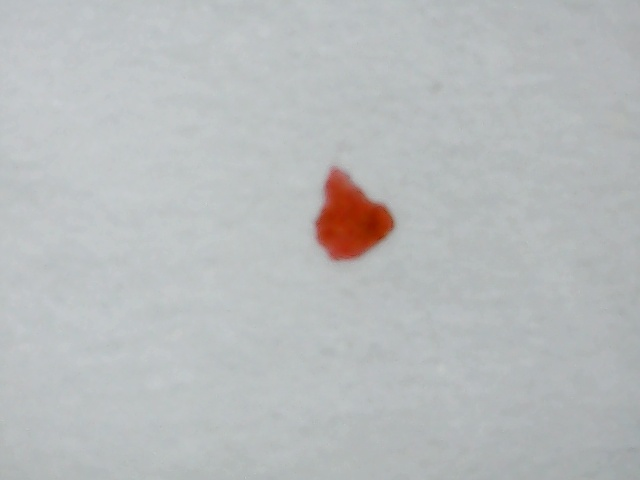
#> input picture MicroCleaningVision/test_cam1.jpg, 640 x 480 px, given as the content of the folder ./data/raw_images/public, which was not available
$ python p1_baseline.py
#> lines starting #> are read from the running program, lines starting #| are printed output that depends on the picture; after the words box and inside, x2 and y2 are one past the last pixel; in counts of white or black regions, pixels touching at a corner belong together; pictures that were not available may be replaced by others from this repository, and a replacement may not be noted
import cv2
import numpy as np
import os
import glob

img_dir = "./data/raw_images/public/"
img_paths = sorted(glob.glob(os.path.join(img_dir, "*.jpg")))


def detect_stains(v, H, W, kernel):
    """Otsu主检测 + 自适应阈值兜底"""
    EDGE_MARGIN = 3
    MIN_AREA = 15
    MAX_AREA_RATIO = 0.05
    max_area = H * W * MAX_AREA_RATIO

    def filter_contours(mask, min_area=MIN_AREA):
        contours, _ = cv2.findContours(mask, cv2.RETR_EXTERNAL, cv2.CHAIN_APPROX_SIMPLE)
        results = []
        for cnt in contours:
            area = cv2.contourArea(cnt)
            if area < min_area or area > max_area:
                continue
            x, y, w, h = cv2.boundingRect(cnt)
            if x < EDGE_MARGIN or y < EDGE_MARGIN or x + w > W - EDGE_MARGIN or y + h > H - EDGE_MARGIN:
                continue
            results.append((x, y, w, h, round(area, 1)))
        return results

    # --- 主方法：高斯模糊 + Otsu + 形态学 ---
    v_blur = cv2.GaussianBlur(v, (5, 5), 0)
    _, mask = cv2.threshold(v_blur, 0, 255, cv2.THRESH_BINARY_INV + cv2.THRESH_OTSU)
    mask = cv2.morphologyEx(mask, cv2.MORPH_OPEN, kernel, iterations=1)
    mask = cv2.morphologyEx(mask, cv2.MORPH_CLOSE, kernel, iterations=1)
    stains = filter_contours(mask)

    # --- 兜底方法：Otsu检出0时，切换自适应阈值 ---
    if len(stains) == 0:
        mask2 = cv2.adaptiveThreshold(
            v, 255, cv2.ADAPTIVE_THRESH_GAUSSIAN_C, cv2.THRESH_BINARY_INV, 31, 5)
        mask2 = cv2.morphologyEx(mask2, cv2.MORPH_OPEN, kernel, iterations=1)
        mask2 = cv2.morphologyEx(mask2, cv2.MORPH_CLOSE, kernel, iterations=1)
        stains = filter_contours(mask2, min_area=50)

    return stains


if not img_paths:
    print("未找到图片，检查运行目录！")
else:
    os.makedirs("./results", exist_ok=True)
    os.makedirs("./results/report/", exist_ok=True)
    kernel = cv2.getStructuringElement(cv2.MORPH_ELLIPSE, (5, 5))

    for img_path in img_paths:
        img_name = os.path.basename(img_path)
        img = cv2.imread(img_path)
#> img is the input picture: shape (480, 640, 3); mean B, G, R 188.2, 187.4, 184.4
        if img is None:
            print(f"[{img_name}] 图片读取失败")
            continue

        H, W = img.shape[:2]
#> H = 480; W = 640
        hsv = cv2.cvtColor(img, cv2.COLOR_BGR2HSV)
#> hsv: shape (480, 640, 3); mean H, S, V 93.9, 11, 190.2
        v = hsv[:, :, 2]

        stains = detect_stains(v, H, W, kernel)
#> in detect_stains, `_, mask = cv2.threshold(v_blur, 0, 255, cv2.THRESH_BINARY_INV + cv2.TH..`:
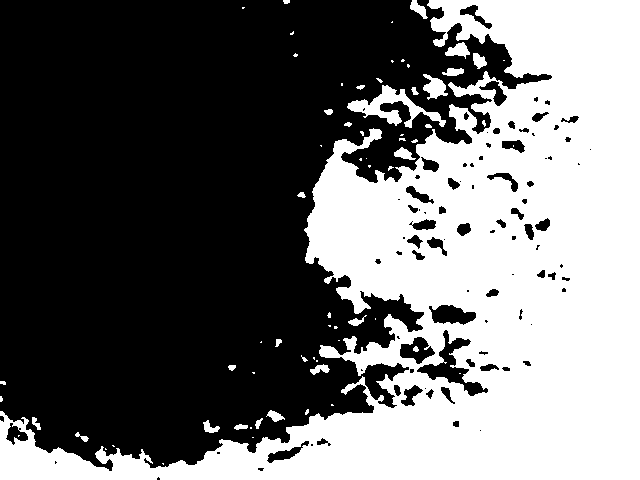
#> mask: shape (480, 640); 42.5% white; 68 white regions (40 under 20 px), largest, box (x1, y1, x2, y2) and area: (0, 0, 640, 480) 126703, (347, 85, 446, 128) 1371, (423, 74, 448, 100) 358
#> in detect_stains, `mask = cv2.morphologyEx(mask, cv2.MORPH_OPEN, kernel, iterations=1)`:
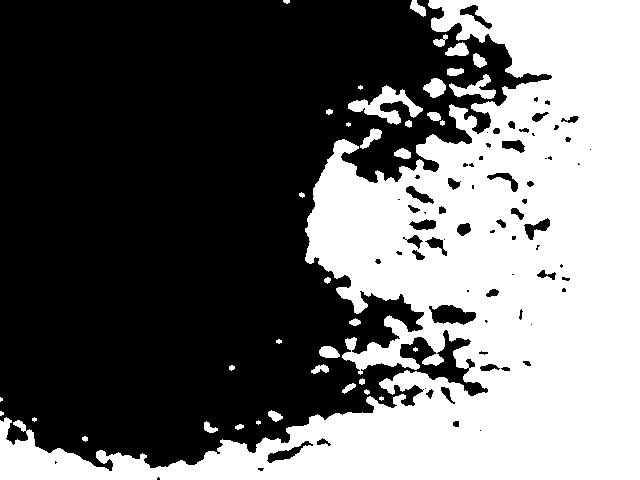
#> mask: shape (480, 640); 41.9% white; 38 white regions (8 under 20 px), largest, box (x1, y1, x2, y2) and area: (0, 0, 640, 480) 124606, (348, 85, 423, 125) 1112, (449, 74, 496, 99) 484
#> in detect_stains, `mask = cv2.morphologyEx(mask, cv2.MORPH_CLOSE, kernel, iterations=1)`:
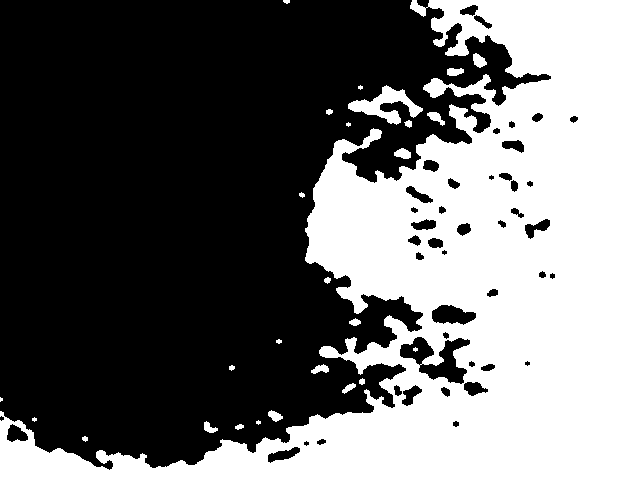
#> mask: shape (480, 640); 42.4% white; 27 white regions (6 under 20 px)
#> in filter_contours, `contours, _ = cv2.findContours(mask, cv2.RETR_EXTERNAL, cv2.CHAIN_APPR..`: contours = 26 contours, 10 with area under 20; largest, box (x1, y1, x2, y2) and area: (0, 0, 640, 480) 131690, (348, 85, 423, 125) 1034, (473, 53, 487, 68) 116, (394, 148, 411, 159) 112, (427, 112, 445, 126) 99
#> the loop in filter_contours, `for cnt in contours:` made 26 passes
#> (area, x, y, w, h) on passes 2, 3, 6, 8, 9, 11, 13, 14, 16, 18, 19, 20: (26, 235, 424, 9, 6), (74, 204, 421, 14, 12), (88.5, 268, 410, 15, 12), (58.5, 342, 383, 14, 11), (22.5, 359, 378, 6, 7), (86.5, 311, 364, 18, 10), (49, 349, 318, 12, 8), (24.5, 324, 277, 7, 7), (112, 394, 148, 17, 11), (31.5, 404, 120, 8, 8), (99, 427, 112, 18, 14), (22.5, 326, 109, 7, 6)
#> area on pass 25: 131690
#> after the loop in filter_contours, `for cnt in contours:`: results = 18 items, first 6: (82, 436, 6, 6, 17.5), (235, 424, 9, 6, 26), (204, 421, 14, 12, 74), (268, 410, 15, 12, 88.5), (342, 383, 14, 11, 58.5), (359, 378, 6, 7, 22.5)
#> in detect_stains, `stains = filter_contours(mask)`: stains has the same summary as results in filter_contours
#> stains has the same summary as results in filter_contours

        out_img = img.copy()
        for x, y, w, h, area in stains:
            cv2.rectangle(out_img, (x, y), (x + w, y + h), (0, 0, 255), 2)
#> this loop made 18 passes
#> (x, y, w, h, area) on passes 2, 3, 4, 5, 6, 8, 9, 10, 12, 13, 14, 15: (235, 424, 9, 6, 26), (204, 421, 14, 12, 74), (268, 410, 15, 12, 88.5), (342, 383, 14, 11, 58.5), (359, 378, 6, 7, 22.5), (311, 364, 18, 10, 86.5), (349, 318, 12, 8, 49), (324, 277, 7, 7, 24.5), (394, 148, 17, 11, 112), (404, 120, 8, 8, 31.5), (427, 112, 18, 14, 99), (326, 109, 7, 6, 22.5)
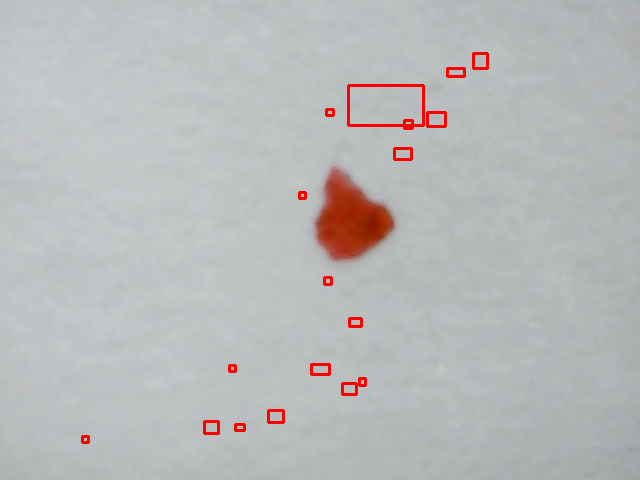
#> out_img: shape (480, 640, 3); 0.87% of pixels changed, all inside (x1, y1, x2, y2) = (81, 52, 489, 444)

        print(f"[{img_name}] 检测到污渍数量：{len(stains)}")
#| [test_cam1.jpg] 检测到污渍数量：18
        for s in stains:
            print(f"  x={s[0]} y={s[1]} w={s[2]} h={s[3]} area={s[4]}")
#> this loop made 18 passes
#|   x=82 y=436 w=6 h=6 area=17.5
#|   x=235 y=424 w=9 h=6 area=26.0
#|   x=204 y=421 w=14 h=12 area=74.0
#|   x=268 y=410 w=15 h=12 area=88.5
#|   x=342 y=383 w=14 h=11 area=58.5
#|   x=359 y=378 w=6 h=7 area=22.5
#|   x=229 y=365 w=6 h=6 area=17.5
#|   x=311 y=364 w=18 h=10 area=86.5
#> (further printed lines are left out)

        # 保存检测结果
        out_path = f"./results/result_{img_name}"
        cv2.imwrite(out_path, out_img)

        # 生成原图+检测并排对比
        target_w = 400
        scale = target_w / W
#> scale = 0.625
        target_h = int(H * scale)
#> target_h = 300
        orig_r = cv2.resize(img, (target_w, target_h))
        result_r = cv2.resize(out_img, (target_w, target_h))
        cv2.putText(orig_r, "Original", (10, 25), cv2.FONT_HERSHEY_SIMPLEX, 0.8, (0, 255, 0), 2)
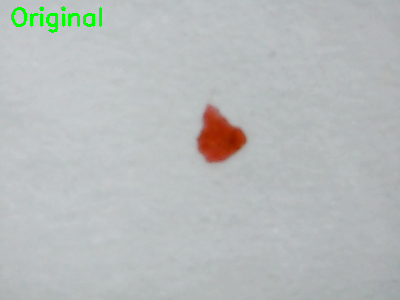
#> orig_r: shape (300, 400, 3); mean B, G, R 186.9, 187.7, 183.2
        cv2.putText(result_r, "Detected", (10, 25), cv2.FONT_HERSHEY_SIMPLEX, 0.8, (0, 0, 255), 2)
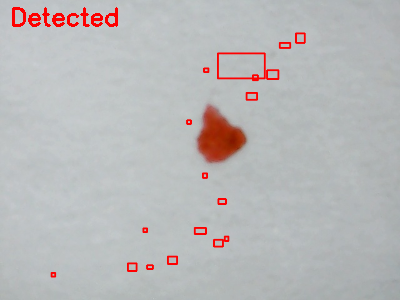
#> result_r: shape (300, 400, 3); mean B, G, R 185, 184.3, 185.4
        gap = np.full((target_h, 10, 3), 255, dtype=np.uint8)
        combined = np.hstack([orig_r, gap, result_r])
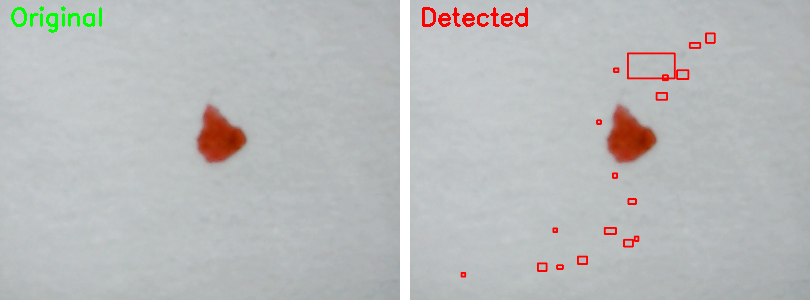
#> combined: shape (300, 810, 3); mean B, G, R 186.8, 186.9, 185.2
        cv2.imwrite(f"./results/report/compare_{img_name}", combined)

        print(f"  输出: {out_path} + 对比图")
def detect_stain_from_path(image_path: str):
    """
    【Vision v0.1 接口，严格对齐文档，给成员C调用】
    输入：图片路径字符串
    返回：和文档完全一致的字典
    """
    img = cv2.imread(image_path)
    if img is None:
        return {
            "污染存在": False,
            "污染区域": [],
            "中心": None
        }

    H, W = img.shape[:2]
#> H = 480; W = 640
    hsv = cv2.cvtColor(img, cv2.COLOR_BGR2HSV)
    v = hsv[:, :, 2]
    kernel = cv2.getStructuringElement(cv2.MORPH_ELLIPSE, (5, 5))
#> kernel = [[0, 0, 1, 0, 0], [1, 1, 1, 1, 1], [1, 1, 1, 1, 1], [1, 1, 1, 1, 1], [0, 0, 1, 0, 0]]

    stains = detect_stains(v, W, H, kernel)
#> the loop in filter_contours (call 2), `for cnt in contours:` made 26 passes
#> stains = 17 items, first 6: (82, 436, 6, 6, 17.5), (235, 424, 9, 6, 26), (204, 421, 14, 12, 74), (268, 410, 15, 12, 88.5), (342, 383, 14, 11, 58.5), (359, 378, 6, 7, 22.5)

    if len(stains) == 0:
        return {
            "污染存在": False,
            "污染区域": [],
            "中心": None
        }

    # 取第一个污渍，对齐文档输出
    x, y, w, h, area = stains[0]
#> x = 82; y = 436; w = 6; h = 6; area = 17.5
    cx = int(x + w / 2)
#> cx = 85
    cy = int(y + h / 2)
#> cy = 439

    bbox_list = []
    for item in stains:
        ix, iy, iw, ih, ia = item
        bbox_list.append((ix, iy, iw, ih))
#> this loop made 17 passes
#> after the loop, bbox_list = 17 items, first 6: (82, 436, 6, 6), (235, 424, 9, 6), (204, 421, 14, 12), (268, 410, 15, 12), (342, 383, 14, 11), (359, 378, 6, 7)

    return {
        "污染存在": True,
        "污染区域": bbox_list,
        "中心": (cx, cy)
    }


# --------自测代码，用来验证接口是否正常工作--------
if __name__ == "__main__":
    test_img = r"D:\视觉成像\3d-1\3d\MicroCleaningVision\data\raw_images\public\public_003.jpg"
    test_result = detect_stain_from_path(test_img)
#> test_result = 3 items
    print("接口输出结果：")
    print(test_result)
#> (printed output is left out)
